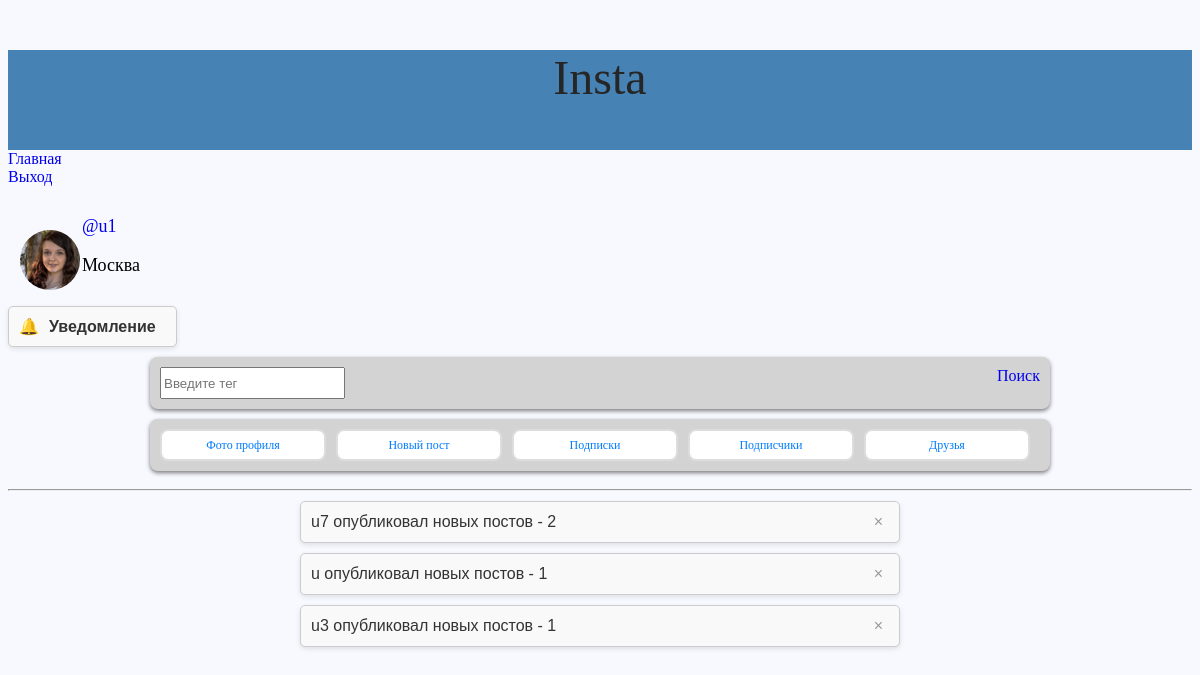
The page /user/notification/ (signed in) on the database its author committed.
### photo_app/models.py (models this page shows, shortened)
class User(AbstractUser):
    email_validator = EmailValidator()
    phone_number = models.CharField(max_length=12, blank=True)
    email = models.EmailField(
        ("email address"),
        unique=False,
        blank=False,
        null=False,
        validators=[email_validator],
    )
    sity = models.CharField(max_length=12, blank=True)
    profile_picture = models.ImageField(
        upload_to="profile_pics/", blank=True, verbose_name="Фото профиля"
    )
    on_the_list = models.BooleanField(default=False)

### photo_app/views.py (the view)
# urls.py: path("user/notification/", notification, name="notification"),
def notification(request):
    username = request.user.username
    notifications = get_notification_in_user(username)
    if not notifications:
        messages.success(request, "У вас нет новых уведомлений.")
    sender_counts = Counter(notification.sender for notification in notifications)
    sender_counts_dict = {str(sender): count for sender, count in sender_counts.items()}
    context = {
        "notifications": notifications,
        "sender_counts": sender_counts_dict,
    }
    return render(request, "other/notification.html", context)

### photo_app/context_processors/context.py (called while the page is built)
def cart_user(request):
    if request.user.is_authenticated:
        username = User.objects.get(username=request.user.username)
        user_notification_komy = username.notification_komy.filter(
            is_read=False
        ).exists()
        if user_notification_komy:
            print("ЕСТЬ УВЕДОМЛЕНИЯ")
            notification = True
        else:
            print("НЕТ УВЕДОЛЕНИЙ")
            notification = False
        return {"user_context": username, "notification": notification}
    return {"x": 0}

def count_like(request):
    return {"count_like": 7777777}

### photo_app/processor/postgre_data.py (called while the page is built)
def get_notification_in_user(username):
    try:
        user = User.objects.get(username=username)  # Получаем пользователя
        notifications = user.notification_komy.filter(
            is_read=False
        )  # Получаем все уведомления, отправленные  пользователю
        print(notifications, "< ---------------- notifications")
        return notifications
    except Exception as e:
        print(e)
        return False

### photo_app/templates/other/notification.html (shortened to what this page needs)
{% extends 'other/main.html' %}
{% block content %}
  <div class="notifications-container">
    {% for sender, counts in sender_counts.items %}
      <a href="{% url 'user_profile' sender True %}">
        <div class="notification">
          {{ sender }} опубликовал новых постов - {{ counts }}
          <button class="close-btn" onclick="this.parentElement.style.display='none'">×</button>
        </div>
      </a>
    {% empty %}
      <p>Нет уведомлений.</p>
    {% endfor %}
  </div>
{% endblock %}

### photo_app/templates/other/cart_user.html (shortened to what this page needs)
<div class="user-widget">
  {% if user_context.profile_picture %}
    <div>
      <img class="user-widget-img" src="{{ user_context.profile_picture.url }}" alt="фото" width="50px" />
    </div>
  {% else %}
    <div>
      <img class="user-widget-img" src="/static/img/head.png" alt="фото" width="50" />
    </div>
  {% endif %}
  <div class="user-widget-info">
    <p class="user-widget-info-name">
      <a class="href_widget" href="{% url 'user_profile' user_context %}">@{{ user_context }}</a>
    </p>
    {% if user.sity != '' %}
      <p class="user-widget-info-title">{{ user_context.sity }}</p>
    {% endif %}
  </div>
</div>
{% if notification %}
  <a href="{% url 'notification' %}">
    <div class="notification">
      <span class="notification-icon">🔔</span>
      <span class="notification-title">Уведомление</span>
    </div>
  </a>
{% endif %}

### photo_app/templates/other/cart_user.html (style rules this page uses)
.notification { background-color: #f9f9f9; color: #333; border: 1px solid #ddd; border-radius: 5px; padding: 10px; margin: 10px 0; font-family: Arial, sans-serif; display: flex; align-items: center; }
.notification-title { font-weight: bold; margin-right: 10px; }
.notification-icon { margin-right: 10px; }
.user-widget-info, .href_widget { font-size: 1.5vw; }
.user-widget-img { border-radius: 50px; width: clamp(5vw, 2vw, 3.5vw); }
.user-widget { width: clamp(1.5vw, 1.5vw, 2.5vw); margin: 1vw; display: flex; align-items: flex-end; gap: 2px; }

### photo_app/templates/other/notification.html (style rules this page uses)
a { text-decoration: none; }
.notifications-container { max-width: 600px; margin: 0 auto; }
.notification { background-color: #f9f9f9; border: 1px solid #ccc; border-radius: 5px; padding: 10px; margin: 10px 0; display: flex; justify-content: space-between; align-items: center; box-shadow: 0 2px 5px rgba(0, 0, 0, 0.1); }
.close-btn { background: none; border: none; font-size: 16px; color: #999; cursor: pointer; }

### photo_app/templates/other/main.html (style rules this page uses)
a { width: fit-content; }
body { background-color: ghostwhite; }

### rows shown on the page
User: profile_picture (picture), username "u1", sity "Москва"
User: sender_counts "u7"
User: sender_counts "u3"

### other values the page prints
{{ counts }} "2" "1" "1"
{{ sender }} "u"
